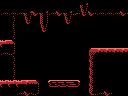

A 2D game scene composited from a Tiled map and its tileset images. What follows is a short description and the map's XML, with every tile layer's data as written:
An orthogonal 16x12 tile map with 8x8 px tiles, 1 tile layer (Tile Layer 1) and 7 objects (2x breakable-left, 2x door-left, item, big-item, 4x4-item).

<map version="1.0" orientation="orthogonal" renderorder="right-down" width="16" height="12" tilewidth="8" tileheight="8" nextobjectid="9">
 <properties>
  <property name="down" value="hole" />
  <property name="right" value="half-hole" />
 </properties>
 <tileset firstgid="1" name="tiles" tilewidth="8" tileheight="8" tilecount="256" columns="16">
  <image source="tiles.png" width="128" height="128" />
 </tileset>
 <layer name="Tile Layer 1" width="16" height="12">
  <data encoding="csv">
118,118,118,118,118,118,118,118,118,118,149,118,118,118,118,118,
254,254,254,149,147,149,254,147,149,148,181,147,254,254,254,147,
118,252,1,181,1,165,1,1,181,1,1,1,1,1,1,1,
118,126,1,1,1,181,1,1,1,1,1,1,1,1,1,1,
118,127,1,1,1,1,1,1,1,1,1,1,1,1,1,1,
247,121,1,1,1,1,1,1,1,1,1,1,1,1,1,1,
254,144,1,1,1,1,1,1,1,1,1,117,119,119,119,119,
118,252,1,1,1,1,1,1,1,1,1,251,118,118,118,118,
118,127,1,1,1,1,1,1,1,1,1,251,118,118,118,118,
118,127,1,1,1,1,1,1,1,1,1,251,118,118,118,118,
247,247,247,119,121,1,140,255,255,139,1,251,118,118,118,118,
118,118,254,147,144,1,1,1,1,1,1,145,254,147,118,118
</data>
 </layer>
 <objectgroup name="objects">
  <object id="1" type="item" x="16" y="64" width="16" height="16" />
  <object id="2" type="big-item" x="96" y="24" width="32" height="24" />
  <object id="3" type="breakable-left" x="0" y="16" width="16" height="24" />
  <object id="4" type="breakable-left" x="0" y="56" width="16" height="24" />
  <object id="6" type="door-left" x="0" y="16" width="16" height="24" />
  <object id="7" type="door-left" x="0" y="56" width="16" height="24" />
  <object id="8" type="4x4-item" x="96" y="16" width="32" height="32" />
 </objectgroup>
</map>
